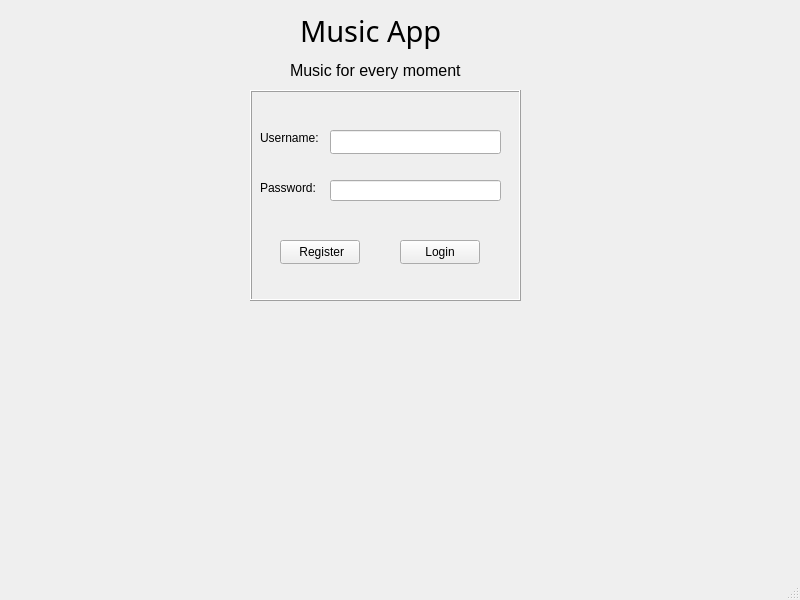
<?xml version="1.0" encoding="UTF-8"?>
<ui version="4.0">
 <class>MainWindow</class>
 <widget class="QMainWindow" name="MainWindow">
  <property name="geometry">
   <rect>
    <x>0</x>
    <y>0</y>
    <width>800</width>
    <height>600</height>
   </rect>
  </property>
  <property name="windowTitle">
   <string>MainWindow</string>
  </property>
  <widget class="QWidget" name="centralwidget">
   <widget class="QLabel" name="titleLabel">
    <property name="geometry">
     <rect>
      <x>300</x>
      <y>-10</y>
      <width>231</width>
      <height>81</height>
     </rect>
    </property>
    <property name="font">
     <font>
      <family>Segoe UI Variable</family>
      <pointsize>22</pointsize>
      <bold>false</bold>
     </font>
    </property>
    <property name="text">
     <string>Music App</string>
    </property>
   </widget>
   <widget class="QLabel" name="label_2">
    <property name="geometry">
     <rect>
      <x>290</x>
      <y>60</y>
      <width>271</width>
      <height>20</height>
     </rect>
    </property>
    <property name="font">
     <font>
      <pointsize>12</pointsize>
     </font>
    </property>
    <property name="text">
     <string>Music for every moment</string>
    </property>
   </widget>
   <widget class="QFrame" name="frame">
    <property name="geometry">
     <rect>
      <x>250</x>
      <y>90</y>
      <width>271</width>
      <height>211</height>
     </rect>
    </property>
    <property name="frameShape">
     <enum>QFrame::Shape::Box</enum>
    </property>
    <property name="frameShadow">
     <enum>QFrame::Shadow::Raised</enum>
    </property>
    <widget class="QLabel" name="label">
     <property name="geometry">
      <rect>
       <x>10</x>
       <y>40</y>
       <width>61</width>
       <height>16</height>
      </rect>
     </property>
     <property name="text">
      <string>Username:</string>
     </property>
    </widget>
    <widget class="QLabel" name="label_3">
     <property name="geometry">
      <rect>
       <x>10</x>
       <y>90</y>
       <width>61</width>
       <height>16</height>
      </rect>
     </property>
     <property name="text">
      <string>Password:</string>
     </property>
    </widget>
    <widget class="QLineEdit" name="usernameLineEdit">
     <property name="geometry">
      <rect>
       <x>80</x>
       <y>40</y>
       <width>171</width>
       <height>24</height>
      </rect>
     </property>
    </widget>
    <widget class="QLineEdit" name="passwordLineEdit">
     <property name="geometry">
      <rect>
       <x>80</x>
       <y>90</y>
       <width>171</width>
       <height>21</height>
      </rect>
     </property>
     <property name="echoMode">
      <enum>QLineEdit::EchoMode::Password</enum>
     </property>
    </widget>
    <widget class="QPushButton" name="registerButton">
     <property name="geometry">
      <rect>
       <x>30</x>
       <y>150</y>
       <width>80</width>
       <height>24</height>
      </rect>
     </property>
     <property name="text">
      <string> Register</string>
     </property>
    </widget>
    <widget class="QPushButton" name="loginButton">
     <property name="geometry">
      <rect>
       <x>150</x>
       <y>150</y>
       <width>80</width>
       <height>24</height>
      </rect>
     </property>
     <property name="text">
      <string>Login</string>
     </property>
    </widget>
   </widget>
  </widget>
  <widget class="QMenuBar" name="menubar">
   <property name="geometry">
    <rect>
     <x>0</x>
     <y>0</y>
     <width>800</width>
     <height>21</height>
    </rect>
   </property>
  </widget>
  <widget class="QStatusBar" name="statusbar"/>
 </widget>
 <resources/>
 <connections/>
</ui>
